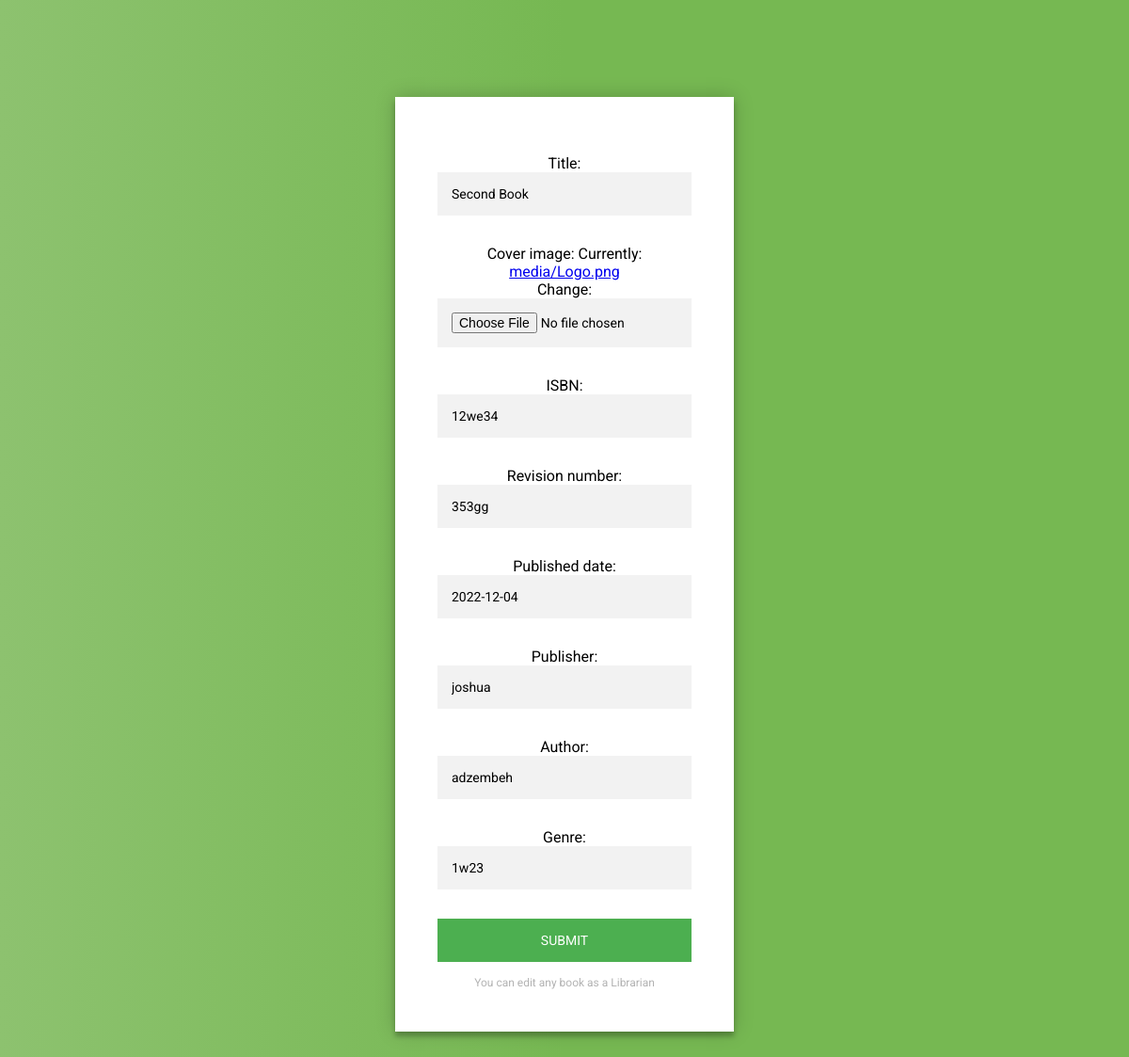
/eddit/book/2/ (signed in), run on the app's committed database.
### book/models.py (models this page shows, shortened)
class Books(models.Model):
    cover_image = models.ImageField(upload_to = 'media/')
    title = models.CharField(max_length = 50)
    ISBN = models.CharField(max_length = 50)
    revision_number = models.CharField(max_length = 50)
    published_date = models.DateField()
    publisher = models.CharField(max_length = 70)
    author = models.CharField(max_length = 150)
    genre = models.CharField(max_length = 50)
    date_added = models.DateTimeField(auto_now =True)

### book/views.py (the view)
# urls.py: path('eddit/book/<int:pk>/',AdminEditBooksView.as_view(), name = 'edit')
class AdminEditBooksView(LoginRequiredMixin,UserPassesTestMixin,UpdateView):
    template_name = 'book/addit_books.html'
    success_url = '/store/manager/'
    fields = ['title','cover_image','ISBN','revision_number',
            'published_date','publisher','author','genre']
    model = Books
    def test_func(self):
        if self.request.user.is_superuser or self.request.user.is_staff:
            return True
        return False

### book/templates/book/addit_books.html (shortened to what this page needs)
<!DOCTYPE html>
<html lang="en">
<head>
</head>
<body>
    <div class="login-page">
        <div class="form">
          <form class="register-form" method="post" enctype="multipart/form-data">
            {{form.as_p}}
            <button type="submit">submit</button>
            <p class="message">You can edit any book as a Librarian <a href="#"></a></p>
          </form>
        </div>
      </div>
</body>
</html>

### book/templates/book/addit_books.html (style rules this page uses)
.login-page { width: 360px; padding: 8% 0 0; margin: auto; }
.form { position: relative; z-index: 1; background: #FFFFFF; max-width: 360px; margin: 0 auto 100px; padding: 45px; text-align: center; box-shadow: 0 0 20px 0 rgba(0, 0, 0, 0.2), 0 5px 5px 0 rgba(0, 0, 0, 0.24); }
.form input { font-family: "Roboto", sans-serif; outline: 0; background: #f2f2f2; width: 100%; border: 0; margin: 0 0 15px; padding: 15px; box-sizing: border-box; font-size: 14px; }
.form button { font-family: "Roboto", sans-serif; text-transform: uppercase; outline: 0; background: #4CAF50; width: 100%; border: 0; padding: 15px; color: #FFFFFF; font-size: 14px; -webkit-transition: all 0.3 ease; transition: all 0.3 ease; cursor: pointer; }
.form .message { margin: 15px 0 0; color: #b3b3b3; font-size: 12px; }
body { background: #76b852; background: rgb(141,194,111); background: linear-gradient(90deg, rgba(141,194,111,1) 0%, rgba(118,184,82,1) 50%); font-family: "Roboto", sans-serif; -webkit-font-smoothing: antialiased; -moz-osx-font-smoothing: grayscale; }

### data on the page
Books: title "Second Book", ISBN "12we34", revision_number "353gg", published_date "2022-12-04", publisher "joshua", author "adzembeh", genre "1w23"
